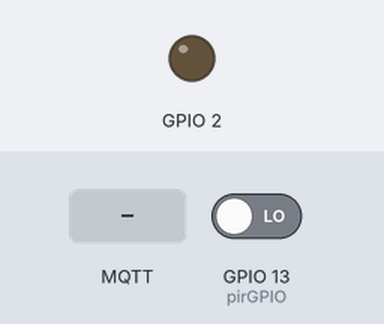
The sketch below on a simulated ESP8266 (NodeMCU). Parts: output pins drawn as LEDs (lit = HIGH). The inputs (shaded band) are chosen by the test bench; at power-on: GPIO 13 (pirGPIO) LOW. WiFi joins after 1.5 s; servers stay silent unless stated; random numbers use the default seed unless the sketch sets one; no MQTT or app messages arrive unless stated; what the sketch prints to the serial monitor is not drawn.

Above: at 2.7 s.
2.8 s: MQTT message "1" arrives on the first subscribed topic
At 4.1 s:
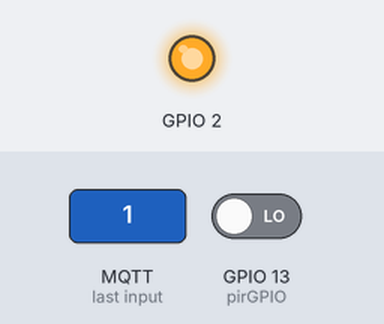
7.1 s: MQTT message "on" arrives on the first subscribed topic
At 7.5 s:
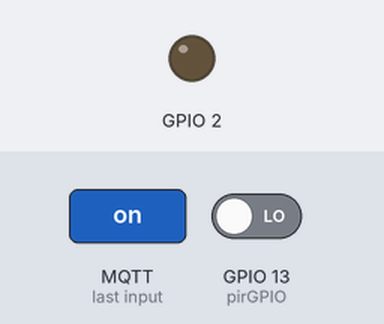
8.7 s: MQTT message "off" arrives on the first subscribed topic
At 9.9 s:
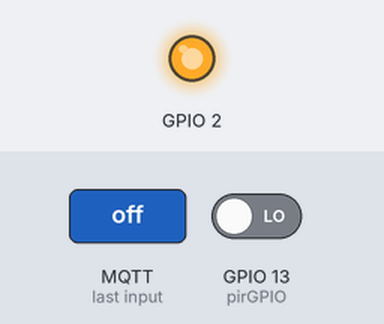
Timing chart, 0 to 11.7 s (numbered marks = the images above; inputs shaded):
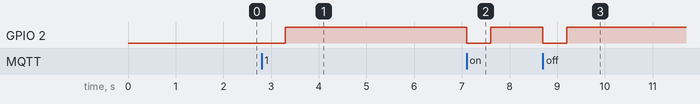

Measured:
- after the input at 2.8 s, GPIO 2: LOW → HIGH after 0.50 s
- after the input at 7.1 s, GPIO 2: HIGH → LOW at once, → HIGH 0.50 s later
- after the input at 8.7 s, GPIO 2: HIGH → LOW at once, → HIGH 0.50 s later

The sketch:

mqtt.ino
```cpp
#include <ESP8266WiFi.h>
#include <PubSubClient.h>

// esp8266 mqtt + pir count
// 网络配置
const char* ssid = "OpenWrt-2.4";
const char* password = "password";
const char* mqtt_server = "hao88.cloud";

WiFiClient espClient;
PubSubClient client(espClient);
unsigned long lastMsg = 0;
#define MSG_BUFFER_SIZE  (5120)
char msg[MSG_BUFFER_SIZE];
int count = 0;
int pirGPIO = 13; //esp8266 GPIO D7
void setup_wifi() {

  delay(10);
  // We start by connecting to a WiFi network
  Serial.println();
  Serial.print("Connecting to ");
  Serial.println(ssid);

  WiFi.mode(WIFI_STA);
  WiFi.begin(ssid, password);

  while (WiFi.status() != WL_CONNECTED) {
    delay(500);
    Serial.print(".");
  }

  randomSeed(micros());

  Serial.println("");
  Serial.println("WiFi connected");
  Serial.println("IP address: ");
  Serial.println(WiFi.localIP());
}

void callback(char* topic, byte* payload, unsigned int length) {
  Serial.print("Message arrived [");
  Serial.print(topic);
  Serial.print("] ");
  for (int i = 0; i < length; i++) {
    Serial.print((char)payload[i]);
  }
  Serial.println();
  //if ((char)payload[0] == '1') {

  //重置计数
  count = 0;
  digitalWrite(BUILTIN_LED, LOW);//点亮LED
  delay(500);
  digitalWrite(BUILTIN_LED, HIGH);//熄灭LED
}
//重连
void reconnect() {
  // 循环直到连接
  while (!client.connected()) {
    Serial.print("Attempting MQTT connection...");
    // pub client id
    String clientId = "ESP8266ClientCount-";
    clientId += String(random(0xffff), HEX);
    // 尝试连接
    if (client.connect(clientId.c_str())) {
      Serial.println("connected");
      // Once connected, publish an announcement...
      client.publish("iot/esp8266/count", "MQTT Server is Connected");
      // 订阅重置topic
      client.subscribe("iot/esp8266/reset");
    } else {
      Serial.print("failed, rc=");
      Serial.print(client.state());
      Serial.println(" try again in 5 seconds");
      // 等待5秒重试
      delay(5000);
    }
  }
}

void setup() {
  pinMode(BUILTIN_LED, OUTPUT);     // Initialize the BUILTIN_LED pin as an output
  pinMode(pirGPIO, INPUT);
  Serial.begin(115200);
  setup_wifi();
  client.setServer(mqtt_server, 1883);
  client.setCallback(callback);
}

void loop() {

  if (!client.connected()) {
    reconnect();
  }
  client.loop();
  int pirValue  = digitalRead(pirGPIO);

  //监听到计数
  if (pirValue == HIGH) {
    unsigned long now = millis();
    ++count;
    snprintf (msg, MSG_BUFFER_SIZE, "%ld", count);
    Serial.print("publish msg : ");
    Serial.println(msg);
    client.publish("iot/esp8266/count", msg);//推消息
    delay(800);
  }

}
```
